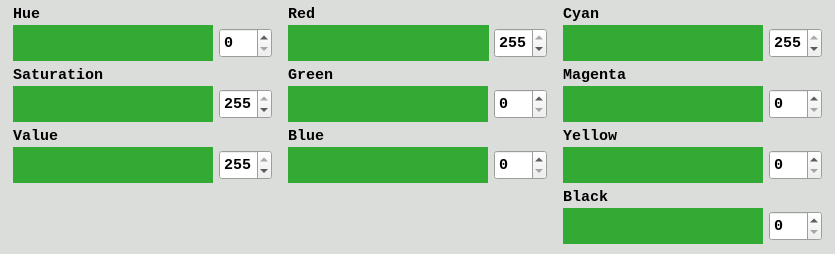
<?xml version="1.0" encoding="UTF-8"?>
<ui version="4.0">
 <class>SlidersWindow</class>
 <widget class="QMainWindow" name="SlidersWindow">
  <property name="geometry">
   <rect>
    <x>0</x>
    <y>0</y>
    <width>835</width>
    <height>254</height>
   </rect>
  </property>
  <property name="minimumSize">
   <size>
    <width>0</width>
    <height>0</height>
   </size>
  </property>
  <property name="maximumSize">
   <size>
    <width>16777215</width>
    <height>254</height>
   </size>
  </property>
  <property name="palette">
   <palette>
    <active>
     <colorrole role="Base">
      <brush brushstyle="SolidPattern">
       <color alpha="255">
        <red>255</red>
        <green>255</green>
        <blue>255</blue>
       </color>
      </brush>
     </colorrole>
     <colorrole role="Window">
      <brush brushstyle="SolidPattern">
       <color alpha="255">
        <red>219</red>
        <green>221</green>
        <blue>219</blue>
       </color>
      </brush>
     </colorrole>
    </active>
    <inactive>
     <colorrole role="Base">
      <brush brushstyle="SolidPattern">
       <color alpha="255">
        <red>255</red>
        <green>255</green>
        <blue>255</blue>
       </color>
      </brush>
     </colorrole>
     <colorrole role="Window">
      <brush brushstyle="SolidPattern">
       <color alpha="255">
        <red>219</red>
        <green>221</green>
        <blue>219</blue>
       </color>
      </brush>
     </colorrole>
    </inactive>
    <disabled>
     <colorrole role="Base">
      <brush brushstyle="SolidPattern">
       <color alpha="255">
        <red>219</red>
        <green>221</green>
        <blue>219</blue>
       </color>
      </brush>
     </colorrole>
     <colorrole role="Window">
      <brush brushstyle="SolidPattern">
       <color alpha="255">
        <red>219</red>
        <green>221</green>
        <blue>219</blue>
       </color>
      </brush>
     </colorrole>
    </disabled>
   </palette>
  </property>
  <property name="windowTitle">
   <string>Sliders</string>
  </property>
  <widget class="QWidget" name="centralwidget">
   <property name="minimumSize">
    <size>
     <width>0</width>
     <height>0</height>
    </size>
   </property>
   <layout class="QHBoxLayout" name="horizontalLayout">
    <property name="spacing">
     <number>0</number>
    </property>
    <property name="leftMargin">
     <number>5</number>
    </property>
    <property name="topMargin">
     <number>5</number>
    </property>
    <property name="rightMargin">
     <number>5</number>
    </property>
    <property name="bottomMargin">
     <number>5</number>
    </property>
    <item>
     <widget class="QWidget" name="pHSV" native="true">
      <layout class="QVBoxLayout" name="verticalLayout_2">
       <property name="spacing">
        <number>5</number>
       </property>
       <property name="leftMargin">
        <number>8</number>
       </property>
       <property name="topMargin">
        <number>0</number>
       </property>
       <property name="rightMargin">
        <number>8</number>
       </property>
       <property name="bottomMargin">
        <number>5</number>
       </property>
       <item>
        <widget class="QWidget" name="pHue" native="true">
         <layout class="QGridLayout" name="gridLayout">
          <property name="leftMargin">
           <number>0</number>
          </property>
          <property name="topMargin">
           <number>0</number>
          </property>
          <property name="rightMargin">
           <number>0</number>
          </property>
          <property name="bottomMargin">
           <number>0</number>
          </property>
          <property name="verticalSpacing">
           <number>2</number>
          </property>
          <item row="0" column="0">
           <widget class="QLabel" name="lHue">
            <property name="font">
             <font>
              <family>Consolas</family>
              <pointsize>11</pointsize>
              <weight>75</weight>
              <bold>true</bold>
             </font>
            </property>
            <property name="text">
             <string>Hue</string>
            </property>
           </widget>
          </item>
          <item row="1" column="0">
           <widget class="HSVSlider" name="hSlider" native="true">
            <property name="sizePolicy">
             <sizepolicy hsizetype="MinimumExpanding" vsizetype="Fixed">
              <horstretch>0</horstretch>
              <verstretch>0</verstretch>
             </sizepolicy>
            </property>
            <property name="minimumSize">
             <size>
              <width>200</width>
              <height>36</height>
             </size>
            </property>
            <property name="styleSheet">
             <string notr="true">background:#3a3</string>
            </property>
           </widget>
          </item>
          <item row="1" column="1">
           <widget class="QSpinBox" name="spHue">
            <property name="sizePolicy">
             <sizepolicy hsizetype="Fixed" vsizetype="Fixed">
              <horstretch>0</horstretch>
              <verstretch>0</verstretch>
             </sizepolicy>
            </property>
            <property name="minimumSize">
             <size>
              <width>53</width>
              <height>30</height>
             </size>
            </property>
            <property name="maximumSize">
             <size>
              <width>53</width>
              <height>16777215</height>
             </size>
            </property>
            <property name="font">
             <font>
              <family>Consolas</family>
              <pointsize>11</pointsize>
              <weight>75</weight>
              <bold>true</bold>
             </font>
            </property>
            <property name="maximum">
             <number>360</number>
            </property>
           </widget>
          </item>
         </layout>
        </widget>
       </item>
       <item>
        <widget class="QWidget" name="pSaturation" native="true">
         <layout class="QGridLayout" name="gridLayout_2">
          <property name="leftMargin">
           <number>0</number>
          </property>
          <property name="topMargin">
           <number>0</number>
          </property>
          <property name="rightMargin">
           <number>0</number>
          </property>
          <property name="bottomMargin">
           <number>0</number>
          </property>
          <property name="verticalSpacing">
           <number>2</number>
          </property>
          <item row="0" column="0">
           <widget class="QLabel" name="lSaturation">
            <property name="font">
             <font>
              <family>Consolas</family>
              <pointsize>11</pointsize>
              <weight>75</weight>
              <bold>true</bold>
             </font>
            </property>
            <property name="text">
             <string>Saturation</string>
            </property>
           </widget>
          </item>
          <item row="1" column="0">
           <widget class="HSVSlider" name="sSlider" native="true">
            <property name="sizePolicy">
             <sizepolicy hsizetype="MinimumExpanding" vsizetype="Fixed">
              <horstretch>0</horstretch>
              <verstretch>0</verstretch>
             </sizepolicy>
            </property>
            <property name="minimumSize">
             <size>
              <width>200</width>
              <height>36</height>
             </size>
            </property>
            <property name="styleSheet">
             <string notr="true">background:#3a3</string>
            </property>
           </widget>
          </item>
          <item row="1" column="1">
           <widget class="QSpinBox" name="spSaturation">
            <property name="sizePolicy">
             <sizepolicy hsizetype="Fixed" vsizetype="Fixed">
              <horstretch>0</horstretch>
              <verstretch>0</verstretch>
             </sizepolicy>
            </property>
            <property name="minimumSize">
             <size>
              <width>53</width>
              <height>30</height>
             </size>
            </property>
            <property name="maximumSize">
             <size>
              <width>53</width>
              <height>16777215</height>
             </size>
            </property>
            <property name="font">
             <font>
              <family>Consolas</family>
              <pointsize>11</pointsize>
              <weight>75</weight>
              <bold>true</bold>
             </font>
            </property>
            <property name="maximum">
             <number>255</number>
            </property>
            <property name="value">
             <number>255</number>
            </property>
           </widget>
          </item>
         </layout>
        </widget>
       </item>
       <item>
        <widget class="QWidget" name="pValue" native="true">
         <layout class="QGridLayout" name="gridLayout_3">
          <property name="leftMargin">
           <number>0</number>
          </property>
          <property name="topMargin">
           <number>0</number>
          </property>
          <property name="rightMargin">
           <number>0</number>
          </property>
          <property name="bottomMargin">
           <number>0</number>
          </property>
          <property name="verticalSpacing">
           <number>2</number>
          </property>
          <item row="0" column="0">
           <widget class="QLabel" name="lValue">
            <property name="font">
             <font>
              <family>Consolas</family>
              <pointsize>11</pointsize>
              <weight>75</weight>
              <bold>true</bold>
             </font>
            </property>
            <property name="text">
             <string>Value</string>
            </property>
           </widget>
          </item>
          <item row="1" column="0">
           <widget class="HSVSlider" name="vSlider" native="true">
            <property name="sizePolicy">
             <sizepolicy hsizetype="MinimumExpanding" vsizetype="Fixed">
              <horstretch>0</horstretch>
              <verstretch>0</verstretch>
             </sizepolicy>
            </property>
            <property name="minimumSize">
             <size>
              <width>200</width>
              <height>36</height>
             </size>
            </property>
            <property name="styleSheet">
             <string notr="true">background:#3a3</string>
            </property>
           </widget>
          </item>
          <item row="1" column="1">
           <widget class="QSpinBox" name="spValue">
            <property name="sizePolicy">
             <sizepolicy hsizetype="Fixed" vsizetype="Fixed">
              <horstretch>0</horstretch>
              <verstretch>0</verstretch>
             </sizepolicy>
            </property>
            <property name="minimumSize">
             <size>
              <width>53</width>
              <height>30</height>
             </size>
            </property>
            <property name="maximumSize">
             <size>
              <width>53</width>
              <height>16777215</height>
             </size>
            </property>
            <property name="font">
             <font>
              <family>Consolas</family>
              <pointsize>11</pointsize>
              <weight>75</weight>
              <bold>true</bold>
             </font>
            </property>
            <property name="maximum">
             <number>255</number>
            </property>
            <property name="value">
             <number>255</number>
            </property>
           </widget>
          </item>
         </layout>
        </widget>
       </item>
       <item>
        <spacer name="verticalSpacer">
         <property name="orientation">
          <enum>Qt::Vertical</enum>
         </property>
         <property name="sizeHint" stdset="0">
          <size>
           <width>20</width>
           <height>40</height>
          </size>
         </property>
        </spacer>
       </item>
      </layout>
     </widget>
    </item>
    <item>
     <widget class="QWidget" name="pRGB" native="true">
      <layout class="QVBoxLayout" name="verticalLayout">
       <property name="spacing">
        <number>5</number>
       </property>
       <property name="leftMargin">
        <number>8</number>
       </property>
       <property name="topMargin">
        <number>0</number>
       </property>
       <property name="rightMargin">
        <number>8</number>
       </property>
       <property name="bottomMargin">
        <number>5</number>
       </property>
       <item>
        <widget class="QWidget" name="pRed" native="true">
         <layout class="QGridLayout" name="gridLayout_4">
          <property name="leftMargin">
           <number>0</number>
          </property>
          <property name="topMargin">
           <number>0</number>
          </property>
          <property name="rightMargin">
           <number>0</number>
          </property>
          <property name="bottomMargin">
           <number>0</number>
          </property>
          <property name="horizontalSpacing">
           <number>5</number>
          </property>
          <property name="verticalSpacing">
           <number>2</number>
          </property>
          <item row="0" column="0">
           <widget class="QLabel" name="lRed">
            <property name="font">
             <font>
              <family>Consolas</family>
              <pointsize>11</pointsize>
              <weight>75</weight>
              <bold>true</bold>
             </font>
            </property>
            <property name="text">
             <string>Red</string>
            </property>
           </widget>
          </item>
          <item row="1" column="0">
           <widget class="RGBSlider" name="rSlider" native="true">
            <property name="sizePolicy">
             <sizepolicy hsizetype="MinimumExpanding" vsizetype="Fixed">
              <horstretch>0</horstretch>
              <verstretch>0</verstretch>
             </sizepolicy>
            </property>
            <property name="minimumSize">
             <size>
              <width>200</width>
              <height>36</height>
             </size>
            </property>
            <property name="styleSheet">
             <string notr="true">background:#3a3</string>
            </property>
           </widget>
          </item>
          <item row="1" column="1">
           <widget class="QSpinBox" name="spRed">
            <property name="sizePolicy">
             <sizepolicy hsizetype="Fixed" vsizetype="Fixed">
              <horstretch>0</horstretch>
              <verstretch>0</verstretch>
             </sizepolicy>
            </property>
            <property name="minimumSize">
             <size>
              <width>53</width>
              <height>30</height>
             </size>
            </property>
            <property name="maximumSize">
             <size>
              <width>53</width>
              <height>16777215</height>
             </size>
            </property>
            <property name="font">
             <font>
              <family>Consolas</family>
              <pointsize>11</pointsize>
              <weight>75</weight>
              <bold>true</bold>
             </font>
            </property>
            <property name="maximum">
             <number>255</number>
            </property>
            <property name="value">
             <number>255</number>
            </property>
           </widget>
          </item>
         </layout>
        </widget>
       </item>
       <item>
        <widget class="QWidget" name="pGreen" native="true">
         <layout class="QGridLayout" name="gridLayout_6">
          <property name="leftMargin">
           <number>0</number>
          </property>
          <property name="topMargin">
           <number>0</number>
          </property>
          <property name="rightMargin">
           <number>0</number>
          </property>
          <property name="bottomMargin">
           <number>0</number>
          </property>
          <property name="verticalSpacing">
           <number>2</number>
          </property>
          <item row="2" column="0">
           <widget class="RGBSlider" name="gSlider" native="true">
            <property name="sizePolicy">
             <sizepolicy hsizetype="MinimumExpanding" vsizetype="Fixed">
              <horstretch>0</horstretch>
              <verstretch>0</verstretch>
             </sizepolicy>
            </property>
            <property name="minimumSize">
             <size>
              <width>200</width>
              <height>36</height>
             </size>
            </property>
            <property name="styleSheet">
             <string notr="true">background:#3a3</string>
            </property>
           </widget>
          </item>
          <item row="2" column="1">
           <widget class="QSpinBox" name="spGreen">
            <property name="sizePolicy">
             <sizepolicy hsizetype="Fixed" vsizetype="Fixed">
              <horstretch>0</horstretch>
              <verstretch>0</verstretch>
             </sizepolicy>
            </property>
            <property name="minimumSize">
             <size>
              <width>53</width>
              <height>30</height>
             </size>
            </property>
            <property name="maximumSize">
             <size>
              <width>53</width>
              <height>16777215</height>
             </size>
            </property>
            <property name="font">
             <font>
              <family>Consolas</family>
              <pointsize>11</pointsize>
              <weight>75</weight>
              <bold>true</bold>
             </font>
            </property>
            <property name="maximum">
             <number>255</number>
            </property>
            <property name="value">
             <number>0</number>
            </property>
           </widget>
          </item>
          <item row="1" column="0">
           <widget class="QLabel" name="lGreen">
            <property name="font">
             <font>
              <family>Consolas</family>
              <pointsize>11</pointsize>
              <weight>75</weight>
              <bold>true</bold>
             </font>
            </property>
            <property name="text">
             <string>Green</string>
            </property>
           </widget>
          </item>
         </layout>
        </widget>
       </item>
       <item>
        <widget class="QWidget" name="pBlue" native="true">
         <layout class="QGridLayout" name="gridLayout_5">
          <property name="leftMargin">
           <number>0</number>
          </property>
          <property name="topMargin">
           <number>0</number>
          </property>
          <property name="rightMargin">
           <number>0</number>
          </property>
          <property name="bottomMargin">
           <number>0</number>
          </property>
          <property name="verticalSpacing">
           <number>2</number>
          </property>
          <item row="2" column="1">
           <widget class="QSpinBox" name="spBlue">
            <property name="sizePolicy">
             <sizepolicy hsizetype="Fixed" vsizetype="Fixed">
              <horstretch>0</horstretch>
              <verstretch>0</verstretch>
             </sizepolicy>
            </property>
            <property name="minimumSize">
             <size>
              <width>53</width>
              <height>30</height>
             </size>
            </property>
            <property name="maximumSize">
             <size>
              <width>53</width>
              <height>16777215</height>
             </size>
            </property>
            <property name="font">
             <font>
              <family>Consolas</family>
              <pointsize>11</pointsize>
              <weight>75</weight>
              <bold>true</bold>
             </font>
            </property>
            <property name="maximum">
             <number>255</number>
            </property>
            <property name="value">
             <number>0</number>
            </property>
           </widget>
          </item>
          <item row="2" column="0">
           <widget class="RGBSlider" name="bSlider" native="true">
            <property name="sizePolicy">
             <sizepolicy hsizetype="MinimumExpanding" vsizetype="Fixed">
              <horstretch>0</horstretch>
              <verstretch>0</verstretch>
             </sizepolicy>
            </property>
            <property name="minimumSize">
             <size>
              <width>200</width>
              <height>36</height>
             </size>
            </property>
            <property name="styleSheet">
             <string notr="true">background:#3a3</string>
            </property>
           </widget>
          </item>
          <item row="1" column="0">
           <widget class="QLabel" name="lBlue">
            <property name="font">
             <font>
              <family>Consolas</family>
              <pointsize>11</pointsize>
              <weight>75</weight>
              <bold>true</bold>
             </font>
            </property>
            <property name="text">
             <string>Blue</string>
            </property>
           </widget>
          </item>
         </layout>
        </widget>
       </item>
       <item>
        <spacer name="verticalSpacer_2">
         <property name="orientation">
          <enum>Qt::Vertical</enum>
         </property>
         <property name="sizeHint" stdset="0">
          <size>
           <width>20</width>
           <height>40</height>
          </size>
         </property>
        </spacer>
       </item>
      </layout>
     </widget>
    </item>
    <item>
     <widget class="QWidget" name="pCMYK" native="true">
      <layout class="QVBoxLayout" name="verticalLayout_3">
       <property name="spacing">
        <number>5</number>
       </property>
       <property name="leftMargin">
        <number>8</number>
       </property>
       <property name="topMargin">
        <number>0</number>
       </property>
       <property name="rightMargin">
        <number>8</number>
       </property>
       <property name="bottomMargin">
        <number>5</number>
       </property>
       <item>
        <widget class="QWidget" name="pRed_2" native="true">
         <layout class="QGridLayout" name="gridLayout_7">
          <property name="leftMargin">
           <number>0</number>
          </property>
          <property name="topMargin">
           <number>0</number>
          </property>
          <property name="rightMargin">
           <number>0</number>
          </property>
          <property name="bottomMargin">
           <number>0</number>
          </property>
          <property name="verticalSpacing">
           <number>2</number>
          </property>
          <item row="1" column="1">
           <widget class="QSpinBox" name="spCyan">
            <property name="sizePolicy">
             <sizepolicy hsizetype="Fixed" vsizetype="Fixed">
              <horstretch>0</horstretch>
              <verstretch>0</verstretch>
             </sizepolicy>
            </property>
            <property name="minimumSize">
             <size>
              <width>53</width>
              <height>30</height>
             </size>
            </property>
            <property name="maximumSize">
             <size>
              <width>53</width>
              <height>16777215</height>
             </size>
            </property>
            <property name="font">
             <font>
              <family>Consolas</family>
              <pointsize>11</pointsize>
              <weight>75</weight>
              <bold>true</bold>
             </font>
            </property>
            <property name="maximum">
             <number>255</number>
            </property>
            <property name="value">
             <number>255</number>
            </property>
           </widget>
          </item>
          <item row="1" column="0">
           <widget class="CMYKSlider" name="cSlider" native="true">
            <property name="sizePolicy">
             <sizepolicy hsizetype="MinimumExpanding" vsizetype="Fixed">
              <horstretch>0</horstretch>
              <verstretch>0</verstretch>
             </sizepolicy>
            </property>
            <property name="minimumSize">
             <size>
              <width>200</width>
              <height>36</height>
             </size>
            </property>
            <property name="styleSheet">
             <string notr="true">background:#3a3</string>
            </property>
           </widget>
          </item>
          <item row="0" column="0">
           <widget class="QLabel" name="lRed_2">
            <property name="font">
             <font>
              <family>Consolas</family>
              <pointsize>11</pointsize>
              <weight>75</weight>
              <bold>true</bold>
             </font>
            </property>
            <property name="text">
             <string>Cyan</string>
            </property>
           </widget>
          </item>
         </layout>
        </widget>
       </item>
       <item>
        <widget class="QWidget" name="pGreen_2" native="true">
         <layout class="QGridLayout" name="gridLayout_8">
          <property name="leftMargin">
           <number>0</number>
          </property>
          <property name="topMargin">
           <number>0</number>
          </property>
          <property name="rightMargin">
           <number>0</number>
          </property>
          <property name="bottomMargin">
           <number>0</number>
          </property>
          <property name="verticalSpacing">
           <number>2</number>
          </property>
          <item row="2" column="0">
           <widget class="CMYKSlider" name="mSlider" native="true">
            <property name="sizePolicy">
             <sizepolicy hsizetype="MinimumExpanding" vsizetype="Fixed">
              <horstretch>0</horstretch>
              <verstretch>0</verstretch>
             </sizepolicy>
            </property>
            <property name="minimumSize">
             <size>
              <width>200</width>
              <height>36</height>
             </size>
            </property>
            <property name="styleSheet">
             <string notr="true">background:#3a3</string>
            </property>
           </widget>
          </item>
          <item row="2" column="1">
           <widget class="QSpinBox" name="spMagenta">
            <property name="sizePolicy">
             <sizepolicy hsizetype="Fixed" vsizetype="Fixed">
              <horstretch>0</horstretch>
              <verstretch>0</verstretch>
             </sizepolicy>
            </property>
            <property name="minimumSize">
             <size>
              <width>53</width>
              <height>30</height>
             </size>
            </property>
            <property name="maximumSize">
             <size>
              <width>53</width>
              <height>16777215</height>
             </size>
            </property>
            <property name="font">
             <font>
              <family>Consolas</family>
              <pointsize>11</pointsize>
              <weight>75</weight>
              <bold>true</bold>
             </font>
            </property>
            <property name="maximum">
             <number>255</number>
            </property>
            <property name="value">
             <number>0</number>
            </property>
           </widget>
          </item>
          <item row="1" column="0">
           <widget class="QLabel" name="lGreen_2">
            <property name="font">
             <font>
              <family>Consolas</family>
              <pointsize>11</pointsize>
              <weight>75</weight>
              <bold>true</bold>
             </font>
            </property>
            <property name="text">
             <string>Magenta</string>
            </property>
           </widget>
          </item>
         </layout>
        </widget>
       </item>
       <item>
        <widget class="QWidget" name="pBlue_2" native="true">
         <layout class="QGridLayout" name="gridLayout_9">
          <property name="leftMargin">
           <number>0</number>
          </property>
          <property name="topMargin">
           <number>0</number>
          </property>
          <property name="rightMargin">
           <number>0</number>
          </property>
          <property name="bottomMargin">
           <number>0</number>
          </property>
          <property name="verticalSpacing">
           <number>2</number>
          </property>
          <item row="2" column="1">
           <widget class="QSpinBox" name="spYellow">
            <property name="sizePolicy">
             <sizepolicy hsizetype="Fixed" vsizetype="Fixed">
              <horstretch>0</horstretch>
              <verstretch>0</verstretch>
             </sizepolicy>
            </property>
            <property name="minimumSize">
             <size>
              <width>53</width>
              <height>30</height>
             </size>
            </property>
            <property name="maximumSize">
             <size>
              <width>53</width>
              <height>16777215</height>
             </size>
            </property>
            <property name="font">
             <font>
              <family>Consolas</family>
              <pointsize>11</pointsize>
              <weight>75</weight>
              <bold>true</bold>
             </font>
            </property>
            <property name="maximum">
             <number>255</number>
            </property>
            <property name="value">
             <number>0</number>
            </property>
           </widget>
          </item>
          <item row="1" column="0">
           <widget class="QLabel" name="lBlue_2">
            <property name="font">
             <font>
              <family>Consolas</family>
              <pointsize>11</pointsize>
              <weight>75</weight>
              <bold>true</bold>
             </font>
            </property>
            <property name="text">
             <string>Yellow</string>
            </property>
           </widget>
          </item>
          <item row="2" column="0">
           <widget class="CMYKSlider" name="ySlider" native="true">
            <property name="sizePolicy">
             <sizepolicy hsizetype="MinimumExpanding" vsizetype="Fixed">
              <horstretch>0</horstretch>
              <verstretch>0</verstretch>
             </sizepolicy>
            </property>
            <property name="minimumSize">
             <size>
              <width>200</width>
              <height>36</height>
             </size>
            </property>
            <property name="styleSheet">
             <string notr="true">background:#3a3</string>
            </property>
           </widget>
          </item>
         </layout>
        </widget>
       </item>
       <item>
        <widget class="QWidget" name="pBlue_3" native="true">
         <layout class="QGridLayout" name="gridLayout_10">
          <property name="leftMargin">
           <number>0</number>
          </property>
          <property name="topMargin">
           <number>0</number>
          </property>
          <property name="rightMargin">
           <number>0</number>
          </property>
          <property name="bottomMargin">
           <number>0</number>
          </property>
          <property name="verticalSpacing">
           <number>2</number>
          </property>
          <item row="2" column="1">
           <widget class="QSpinBox" name="spBlack">
            <property name="sizePolicy">
             <sizepolicy hsizetype="Fixed" vsizetype="Fixed">
              <horstretch>0</horstretch>
              <verstretch>0</verstretch>
             </sizepolicy>
            </property>
            <property name="minimumSize">
             <size>
              <width>53</width>
              <height>30</height>
             </size>
            </property>
            <property name="maximumSize">
             <size>
              <width>53</width>
              <height>16777215</height>
             </size>
            </property>
            <property name="font">
             <font>
              <family>Consolas</family>
              <pointsize>11</pointsize>
              <weight>75</weight>
              <bold>true</bold>
             </font>
            </property>
            <property name="maximum">
             <number>255</number>
            </property>
            <property name="value">
             <number>0</number>
            </property>
           </widget>
          </item>
          <item row="1" column="0">
           <widget class="QLabel" name="lBlue_3">
            <property name="font">
             <font>
              <family>Consolas</family>
              <pointsize>11</pointsize>
              <weight>75</weight>
              <bold>true</bold>
             </font>
            </property>
            <property name="text">
             <string>Black</string>
            </property>
           </widget>
          </item>
          <item row="2" column="0">
           <widget class="CMYKSlider" name="kSlider" native="true">
            <property name="sizePolicy">
             <sizepolicy hsizetype="MinimumExpanding" vsizetype="Fixed">
              <horstretch>0</horstretch>
              <verstretch>0</verstretch>
             </sizepolicy>
            </property>
            <property name="minimumSize">
             <size>
              <width>200</width>
              <height>36</height>
             </size>
            </property>
            <property name="styleSheet">
             <string notr="true">background:#3a3</string>
            </property>
           </widget>
          </item>
         </layout>
        </widget>
       </item>
      </layout>
     </widget>
    </item>
   </layout>
  </widget>
 </widget>
 <customwidgets>
  <customwidget>
   <class>HSVSlider</class>
   <extends>QWidget</extends>
   <header>Widgets\Sliders\HSV\hsvslider.h</header>
   <container>1</container>
  </customwidget>
  <customwidget>
   <class>RGBSlider</class>
   <extends>QWidget</extends>
   <header>Widgets\Sliders\RGB\rgbslider.h</header>
   <container>1</container>
  </customwidget>
  <customwidget>
   <class>CMYKSlider</class>
   <extends>QWidget</extends>
   <header>Widgets\Sliders\CMYK\cmykslider.h</header>
   <container>1</container>
  </customwidget>
 </customwidgets>
 <resources/>
 <connections/>
 <designerdata>
  <property name="gridDeltaX">
   <number>10</number>
  </property>
  <property name="gridDeltaY">
   <number>10</number>
  </property>
  <property name="gridSnapX">
   <bool>true</bool>
  </property>
  <property name="gridSnapY">
   <bool>true</bool>
  </property>
  <property name="gridVisible">
   <bool>false</bool>
  </property>
 </designerdata>
</ui>
